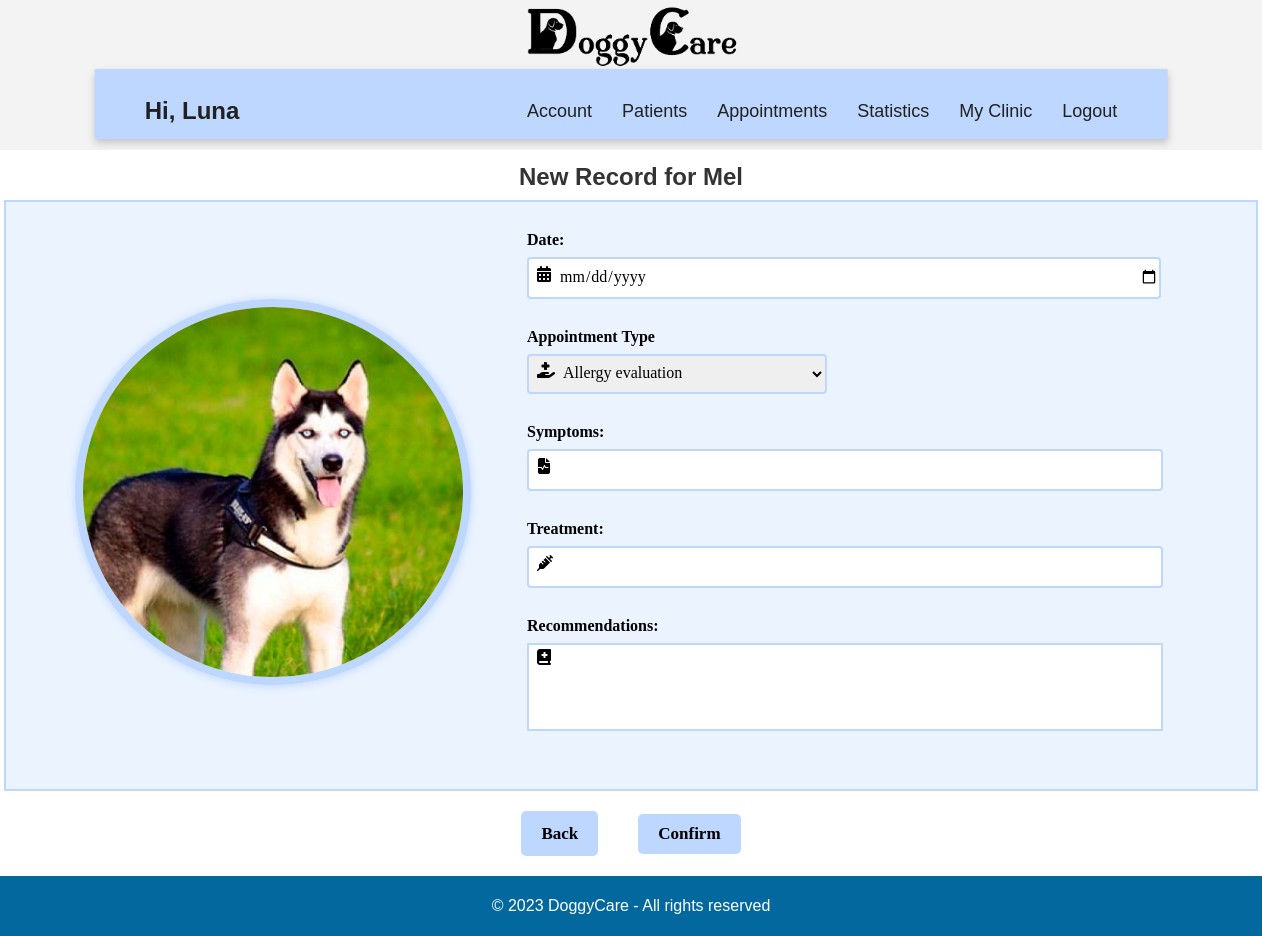
Page /vet/new_record/8/ (signed in) on the committed database.
### accounts/models.py (models this page shows)
class User(AbstractUser):
    email = models.EmailField(unique=True)
    is_vet = models.BooleanField(default=False)
    is_owner = models.BooleanField(default=False)

### vet/models.py (models this page shows, shortened)
class Dog(models.Model):
    GENDER_CHOICES = (
    ('Male', 'Male'),
    ('Female', 'Female'),
    )
    image= models.ImageField(upload_to='images/')
    id= models.AutoField(primary_key= True)
    owner= models.ForeignKey(Owner, on_delete=models.CASCADE)
    name= models.CharField(blank= False, max_length=20)
    breed= models.ForeignKey(breed, on_delete=models.CASCADE)
    birthdate= models.DateField(blank= False, validators=[validate_minor])
    weight= models.FloatField(blank= False)
    gender= models.CharField(blank= False, max_length=10, choices=GENDER_CHOICES)
    vaccination_card = models.ForeignKey(vaccination_card, on_delete=models.CASCADE,null=True,blank = True)
    vet= models.ForeignKey(Vet, on_delete=models.CASCADE)

### vet/views.py (the view)
# urls.py: path('new_record/<int:dog_id>/', views.new_record, name='new_record'),
@login_required
@vet_required
def new_record(request,dog_id):
    dog = get_object_or_404(Dog, pk=dog_id)
    if request.method == 'POST':
        recordform = MedicalRecordForm(request.POST, request.FILES)
        if recordform.is_valid():
            recordform.instance.dog = dog
            recordform.save()
            return redirect(reverse('medical_record', args=[dog_id]))
    else:
        recordform = MedicalRecordForm()
    return render(request, 'new_record.html',{'dog': dog, 'recordform': recordform})

### vet/templates/new_record.html (shortened to what this page needs)
<!DOCTYPE html>
{% extends 'base.html' %}
{% load static %}
    {% block additional_styles %}
    <link rel="stylesheet" href="{% static 'css/vet/new_record.css' %}">
    {% endblock additional_styles %}
        {% block content %}
        <h2>New Record for {{dog.name}}</h2>
        <form method="post" enctype="multipart/form-data" class="custom-form">
            <div class="container"">
                <div class="form-container">
                    <div class="img" style="padding-right:3%;">
                        <img src="{{ dog.image.url }}" alt="{{ dog.name }} Image" style="border-radius: 50%; width: 380px; max-width: 100%; height: 370px; border: 8px solid rgb(189, 215, 255); box-shadow: 0px 1px 10px #bdd7ff; object-fit: cover;">
                    </div>
                    <div class="fields-container">
                        <div class="field">
                            <label for="{{ form.date.id_for_label }}" class="icon">
                                <i class="fa-solid fa-calendar-days"></i>
                            </label>
                            <label>{{ recordform.date.label_tag }}</label>
                            {{recordform.date}}
                        </div>
                        <div class="field">
                            <label for="{{ form.appointmentType.id_for_label }}" class="icon">
                                <i class="fa-solid fa-hand-holding-medical"></i>
                            </label>
                            <label>Appointment Type</label>
                            {{ recordform.appointmentType }}
                        </div>
                        <div class="field">
                            <label for="{{ form.symptoms.id_for_label }}" class="icon">
                                <i class="fa-solid fa-file-waveform"></i>
                            </label>
                            <label>{{recordform.symptoms.label_tag}}</label>
                            {{ recordform.symptoms }}
                        </div>
                        <div class="field">
                            <label for="{{ form.treatment.id_for_label }}" class="icon">
                                <i class="fa-solid fa-syringe"></i>
                            </label>
                            <label>{{recordform.treatment.label_tag}}</label>
                            {{ recordform.treatment }}
                        </div>
                        <div class="field">
                            <label for="{{ form.recommendations.id_for_label }}" class="icon">
                                <i class="fa-solid fa-book-medical" style="transform: translateY(-30px);"></i>
                            </label>
                            <label>{{recordform.recommendations.label_tag}}</label>
                            {{ recordform.recommendations }}
                        </div>
                    </div>
                </div>
            </div>
            <div class="confirm">
                <a id="cancel-button" href="{% url 'medical_record' dog_id=dog.id %}">Back</a>
                <button type="submit" class="submit-button">Confirm</button>
            </div>
        </form>
        {% endblock content %}

### vet/templates/base.html (shortened to what this page needs)
<!DOCTYPE html>
{% load static %}
<html lang="en">
    <head>
        <link rel="stylesheet" href="{% static 'css/vet/base.css' %}">
        {% block additional_styles %}
        {% endblock additional_styles %}
    </head>
    <body>
        <header>
            <div class="container-top-bar">
                <div class="top-bar">
                    <a href="{% url 'home' %}">
                        <img src="{% static 'img/logo.png' %}" alt="Logo">
                    </a>
                </div>
        </div>
        <nav class="nav-bar">
            <div class="greeting">
                {% if user.is_authenticated %}
                <h3>Hi, {{ user.username }}</h3>
                {% endif %}
            </div>
            <div class="tabs">
                <ul>
                    <li><a href="">Account</a></li>
                    <li><a href="{% url 'patients' %}">Patients</a></li>
                    <li><a href="{% url 'appointment' %}">Appointments</a></li>
                    <li><a href="{% url 'statistics' %}">Statistics</a></li>
                    <li><a href="{% url 'show_clinic' %}">My Clinic</a></li>
                    <li><a href="{% url 'logout' %}">Logout</a></li>
                </ul>
            </div>
        </nav>
        </header>
        <main>
            {% block content %}
            {% endblock content%}
        </main>
    </body>
    <footer>
        <div>
            <p>&copy; 2023 DoggyCare - All rights reserved</p>
        </div>
    </footer>
</html>

### static/css/vet/base.css (style rules this page uses)
html { font-family: "Poppins", sans-serif; line-height: 1.15; -webkit-text-size-adjust: 100%; -webkit-tap-highlight-color: rgba(0, 0, 0, 0); }
body { margin: 0; font-size: 1rem; line-height: 1.5; text-align: left; }
.container-top-bar { position: absolute; top: 0; width: 100%; height: 16%; background-color: #F3F3F3; z-index: 0; }
.top-bar { display:flex; margin-top:5px; text-align: center; font-weight: 800; justify-content: center; }
.top-bar img { height: 62px; margin-left: 20px; margin-right: 20px; margin-top: 1px; }
h3 { font-size: 1.5rem; color: #212121; }
h2 { text-align: center; }
.nav-bar { margin-top: 5.5%; height: 70px; width: 85%; position: relative; left: 50%; transform: translateX(-50%); background-color: rgb(189, 215, 255); display:flex; flex-wrap: wrap; align-items: center; justify-content: space-between; box-shadow: 0 4px 8px rgba(0, 0, 0, 0.2); }
.greeting { margin-left: 50px; font-size: 30px; }
.tabs { margin-right: 50px; display: flex; flex-wrap: wrap; align-items: center; justify-content: space-between; }
.tabs ul { display: flex; }
.tabs li { margin-left: 30px; font-size: 16px; list-style-type: none; }
.nav-bar a { font-weight: 300; font-size: 18px; color: #212121; text-decoration: none; transition: color 0.3s }
footer { background-color: #03689e; color: #fff; padding: 2px 0; text-align:center; width: 100%; bottom: 0; }

### static/css/vet/new_record.css (style rules this page uses)
h2 { font-size: 24px; color: #333; font-weight: bold; text-align: center; margin-top: 20px; margin-bottom: auto; padding-bottom: 5px; }
.custom-form { display: grid; grid-template-rows: auto auto 1fr; grid-template-columns: 2; }
@media screen and (max-width: 2000px) { .form-container { margin-top: -5px; grid-row: 1/3; padding: 2%; background-color: rgba(189, 215, 255, 0.3); border: 2px solid rgb(189, 215, 255); width: 100%; max-width: 1200px; min-height: 200px; display: flex; flex-wrap: wrap; gap: 20px; justify-content: center; align-items: center; margin: 0 auto; } }
@media screen and (max-width: 2000px) { .fields-container { width: 50%; float: right; margin-right: 5%; } }
@media screen and (max-width: 2000px) { .field { margin-bottom: 26px; position: relative; width: 100%; max-width: 785px; } }
@media screen and (max-width: 2000px) { textarea { max-width: 1700px; width: 100%; max-height: 80px; resize: none; border: 2px solid #bdd7ff; font-size: 16px; font-family:"Century Gothic"; padding-left: 30px; } }
@media screen and (max-width: 2000px) { .field label { display: block; font-size: 16px; color: #000000; margin-bottom: 5px; font-family:"Century Gothic"; font-weight: bold; } }
@media screen and (max-width: 2000px) { .field input { outline: none; font-size: 16px; padding-bottom: 5px; font-family:"Century Gothic"; border: 2px solid #bdd7ff; border-radius: 4px; height: 30px; padding-left: 30px; width: 100%; padding-top: 3px; } }
@media screen and (max-width: 2000px) { .appointment-type-field { outline: none; padding-top: 3px; font-size: 16px; padding-bottom: 5px; font-family: "Century Gothic"; border: 2px solid #bdd7ff; border-radius: 4px; height: 40px; padding-left: 30px; max-width: 785px; width: 50%; } }
@media screen and (max-width: 2000px) { .icon { position: absolute; left: 10px; top: 50%; font-size: 20px; color: #333; } }
@media screen and (max-width: 2000px) { .confirm { display: flex; align-items: center; justify-content: center; } }
@media screen and (max-width: 2000px) { .submit-button { padding: 10px 20px; font-size: 17px; text-decoration: none; background-color: #BDD7FF; color: #000000; border: none; border-radius: 5px; cursor: pointer; margin: 20px; font-family:"Century Gothic"; font-weight: bold; } }
@media screen and (max-width: 2000px) { #cancel-button { padding: 10px 20px; font-size: 17px; text-decoration: none; background-color: #BDD7FF; color: #000000; border: none; border-radius: 5px; cursor: pointer; margin: 20px; font-family:"Century Gothic"; font-weight: bold; } }

### rows in the picture
User: username "Luna"
Dog: name "Mel", image (picture)

### other values in the picture
{{ recordform.date.label_tag }} "Date:"
{{ recordform.symptoms.label_tag }} "Symptoms:"
{{ recordform.treatment.label_tag }} "Treatment:"
{{ recordform.recommendations.label_tag }} "Recommendations:"
